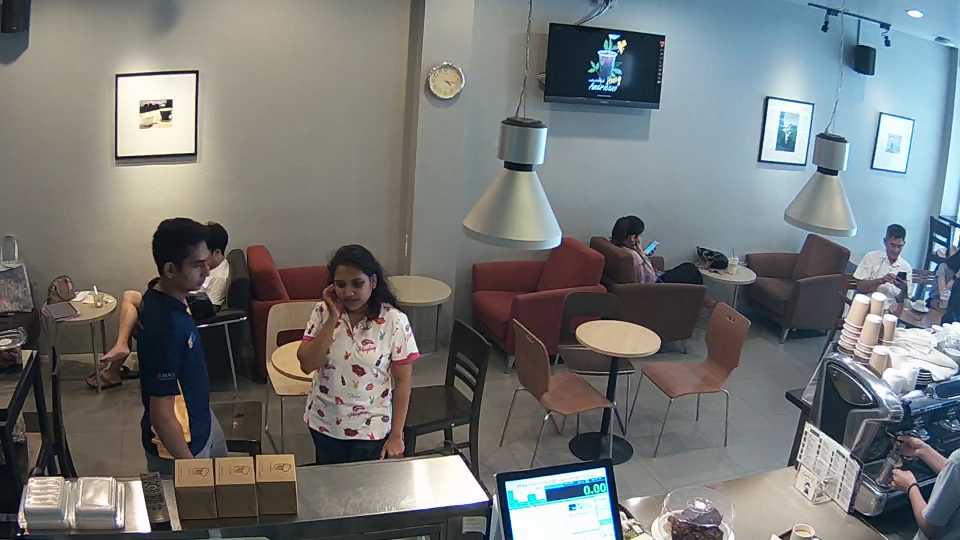
#> input picture frame 12 of 3_personDetector/python/video.mp4, 1920 x 1080 px (shown at 1/2 size)
$ python Background_Subtraction.py   (older library calls are emulated)
#> lines starting #> are read from the running program, lines starting #| are printed output that depends on the picture; after the words box and inside, x2 and y2 are one past the last pixel; in counts of white or black regions, pixels touching at a corner belong together
import numpy as np
import cv2
from matplotlib import pyplot as plt
from PIL import Image

#change the video source
cap = cv2.VideoCapture('video.mp4')
fgbg = cv2.createBackgroundSubtractorMOG2()

looper,image=cap.read()
#> image is the input picture: shape (1080, 1920, 3); mean B, G, R 118.1, 118.7, 116.4
count=0
looper=True
size = 600, 400
for count in range (0,100):
    looper,image=cap.read()
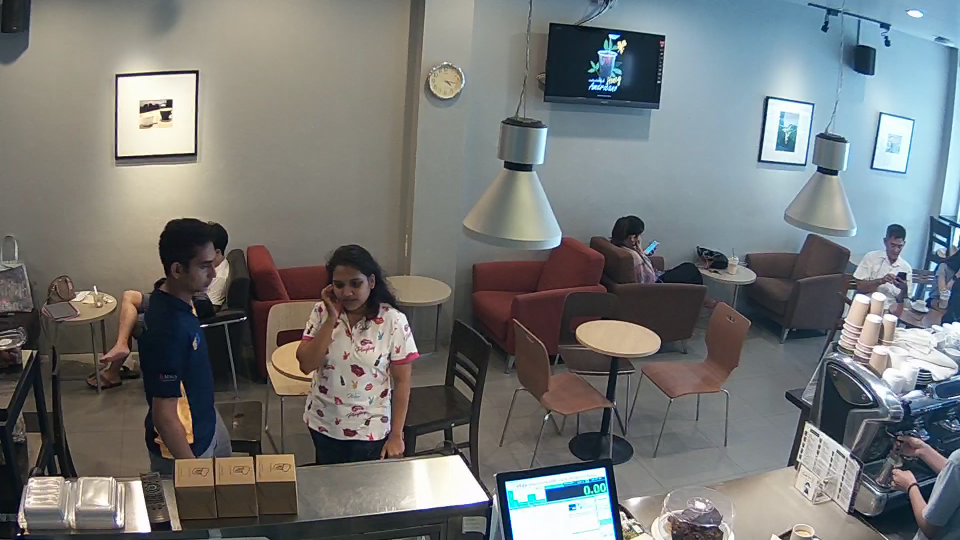
#> input picture frame 13 of 3_personDetector/python/video.mp4, 1920 x 1080 px (shown at 1/2 size)
#> image is the input picture: shape (1080, 1920, 3); mean B, G, R 118.3, 118.8, 116.5
    print('Read a new frame: ', looper)
#| Read a new frame:  True
    count+1
    if(count==10):
        cv2.imwrite("frame%d.jpg" % count, image)
        img = Image.open("frame%d.jpg"%count)
        img2=img.rotate(90)
        img2.thumbnail(size, Image.ANTIALIAS)
        img2.save("img2.jpg")

        print("Screenshot success\n")
        break


while(1):
    ret, frame = cap.read()
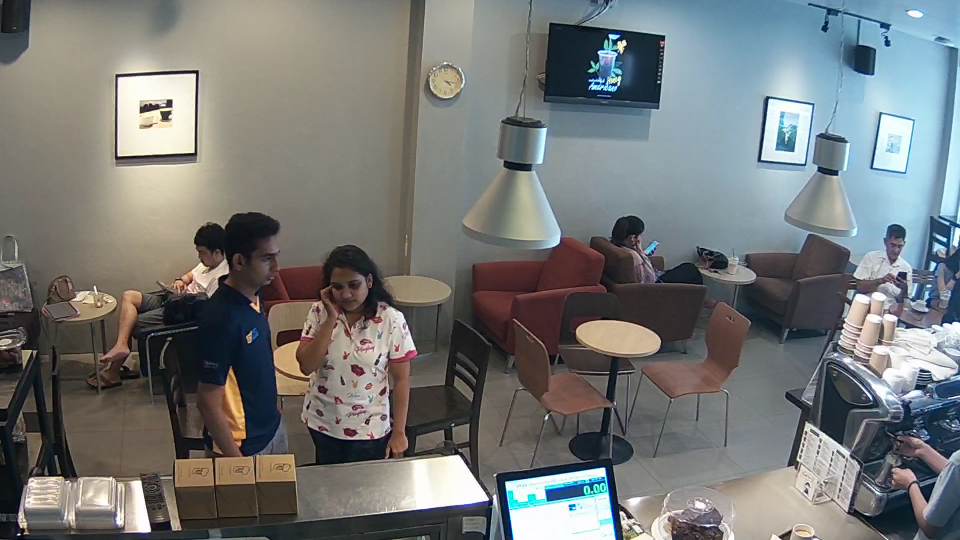
#> input picture frame 24 of 3_personDetector/python/video.mp4, 1920 x 1080 px (shown at 1/2 size)
#> frame is the input picture: shape (1080, 1920, 3); mean B, G, R 118.7, 119.3, 117.1
    fgmask = fgbg.apply(frame)
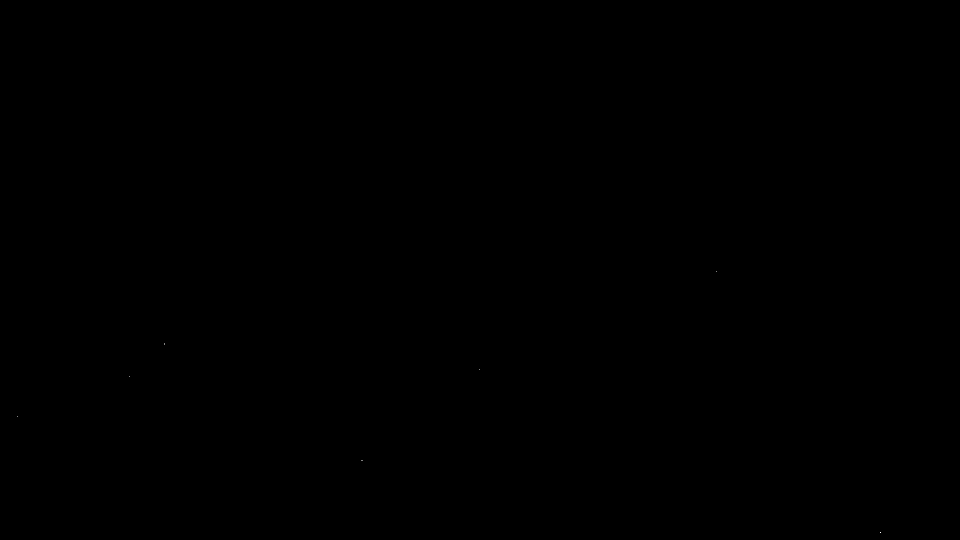
#> fgmask: shape (1080, 1920) (shown at 1/2 size); values 127 (black) and 255 (white), 0% white in thin lines or dots, all inside (x1, y1, x2, y2) = (35, 542, 1762, 1065)
    imS = cv2.resize(frame, (800, 600))
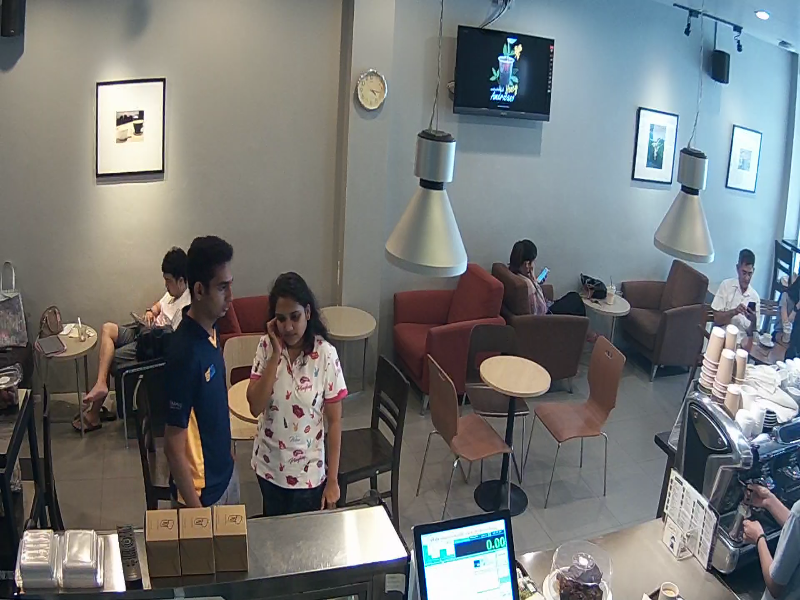
#> imS: shape (600, 800, 3); mean B, G, R 118.6, 119.2, 117
    imS2 = cv2.resize(fgmask, (800, 600))
    cv2.imshow('fgmask',imS)
    cv2.imshow('frame',imS2)
    k = cv2.waitKey(30) & 0xff
#> (key Esc is pressed here)
    if k == 27:
        break

img=cv2.imread("frame10.jpg")
cap.release()
cv2.destroyAllWindows()

def sendImg():
    img=cv2.imread("img2.jpg")
    return img

$ run again, starting later in the video
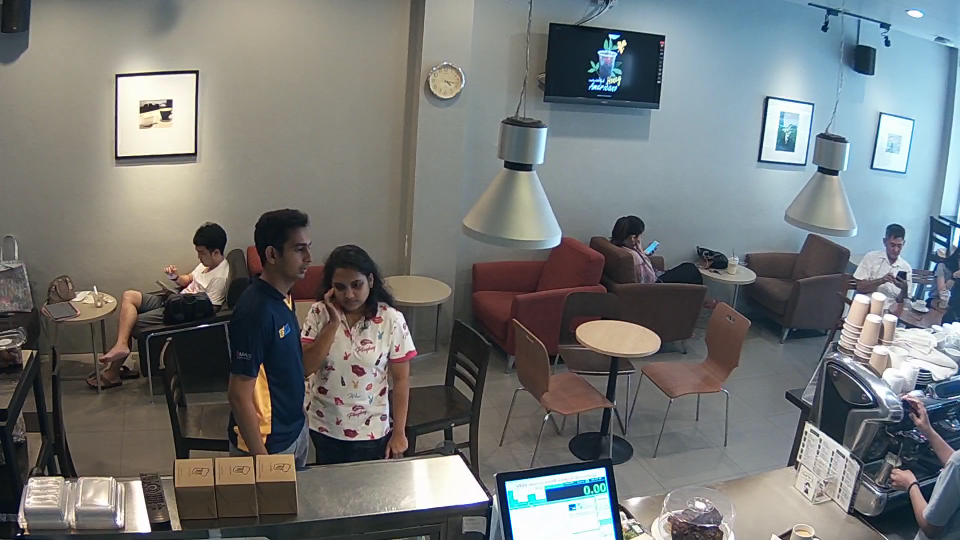
#> input picture frame 56 of 3_personDetector/python/video.mp4, 1920 x 1080 px (shown at 1/2 size)
#> image is the input picture: shape (1080, 1920, 3); mean B, G, R 118.1, 118.7, 116.2
#| Read a new frame:  True
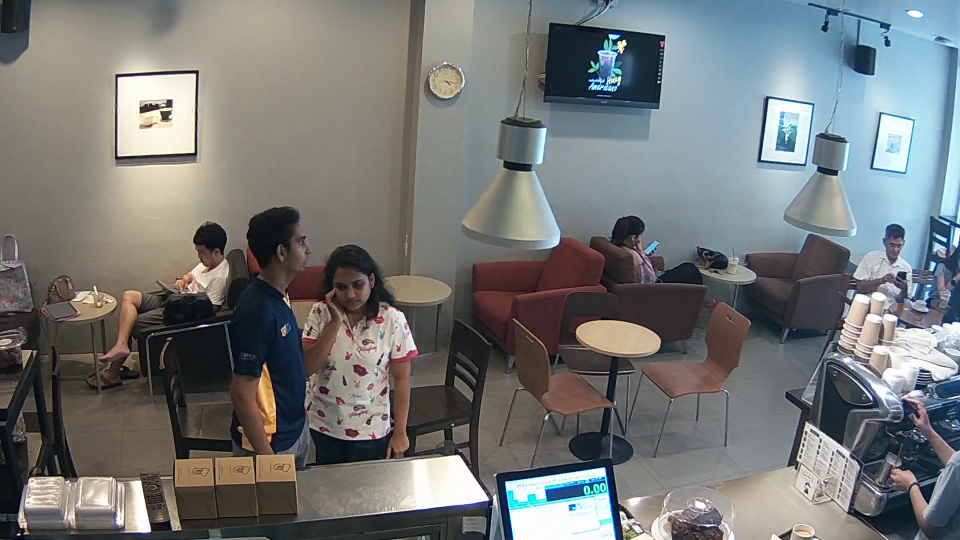
#> input picture frame 68 of 3_personDetector/python/video.mp4, 1920 x 1080 px (shown at 1/2 size)
#> frame is the input picture: shape (1080, 1920, 3); mean B, G, R 118.1, 118.7, 116.1
#> fgmask: shape (1080, 1920); values 127 (black) and 255 (white), 0% white in thin lines or dots, all inside (x1, y1, x2, y2) = (41, 80, 1432, 1068)
#> `imS = cv2.resize(frame, (800, 600))`:
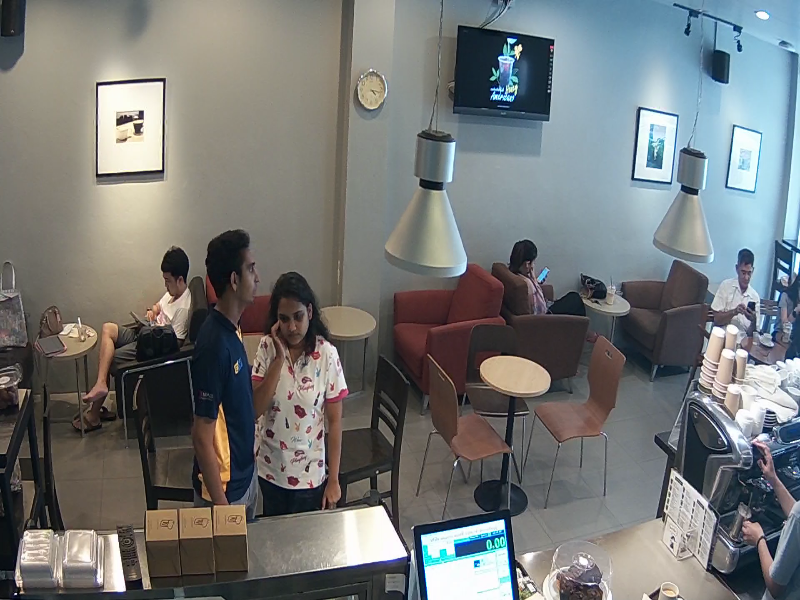
#> imS: shape (600, 800, 3); mean B, G, R 118, 118.7, 116.1

$ run again, starting later in the video
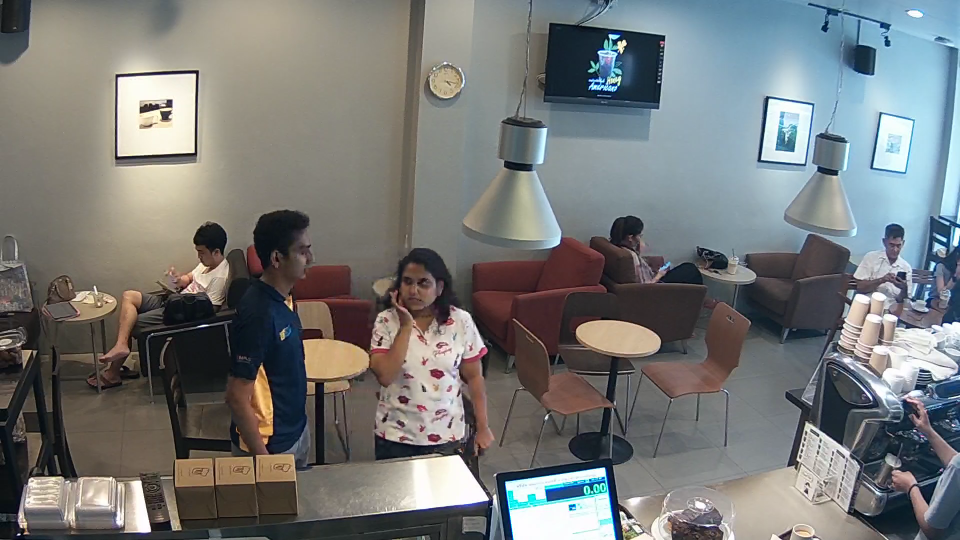
#> input picture frame 100 of 3_personDetector/python/video.mp4, 1920 x 1080 px (shown at 1/2 size)
#> image is the input picture: shape (1080, 1920, 3); mean B, G, R 118.9, 119.7, 117.7
#| Read a new frame:  True
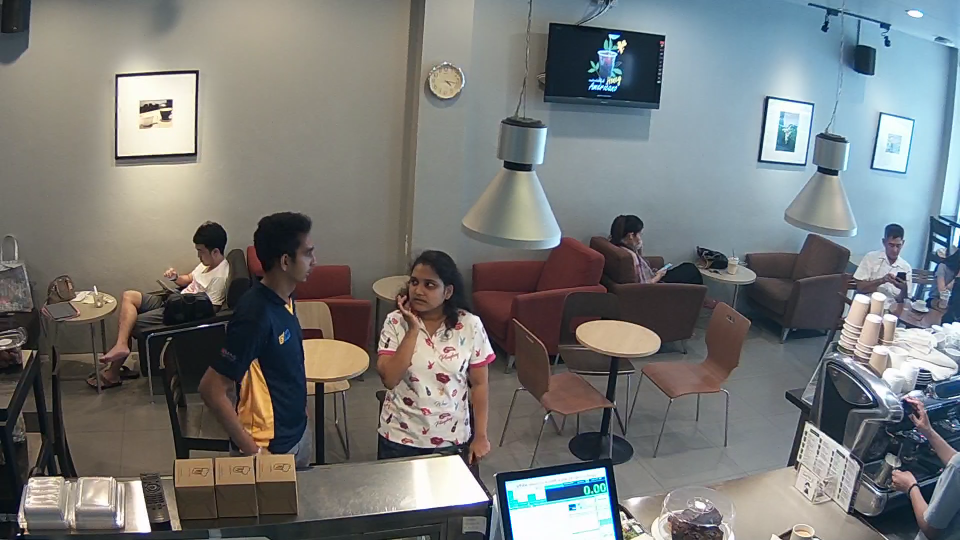
#> input picture frame 112 of 3_personDetector/python/video.mp4, 1920 x 1080 px (shown at 1/2 size)
#> frame is the input picture: shape (1080, 1920, 3); mean B, G, R 119, 120.1, 118.3
#> fgmask: shape (1080, 1920); values 127 (black) and 255 (white), 0% white in thin lines or dots, all inside (x1, y1, x2, y2) = (45, 663, 811, 928)
#> `imS = cv2.resize(frame, (800, 600))`:
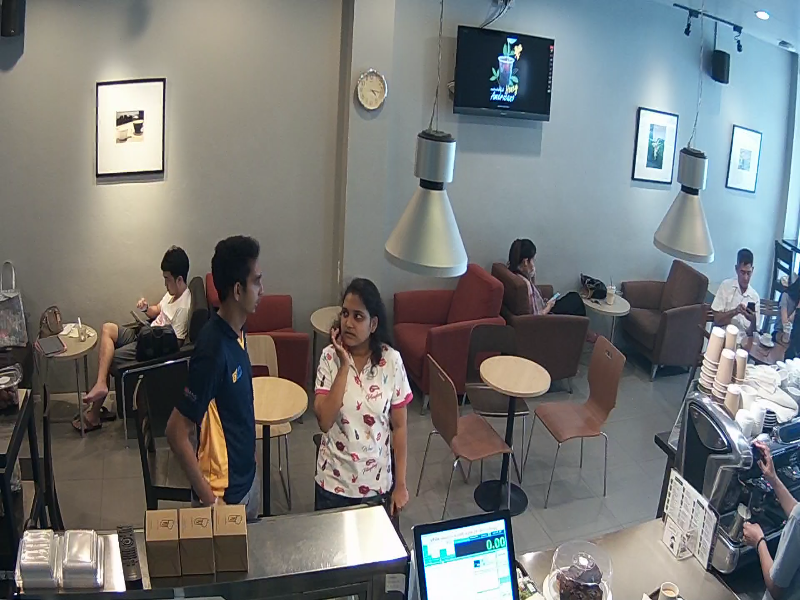
#> imS: shape (600, 800, 3); mean B, G, R 118.9, 120.1, 118.2
